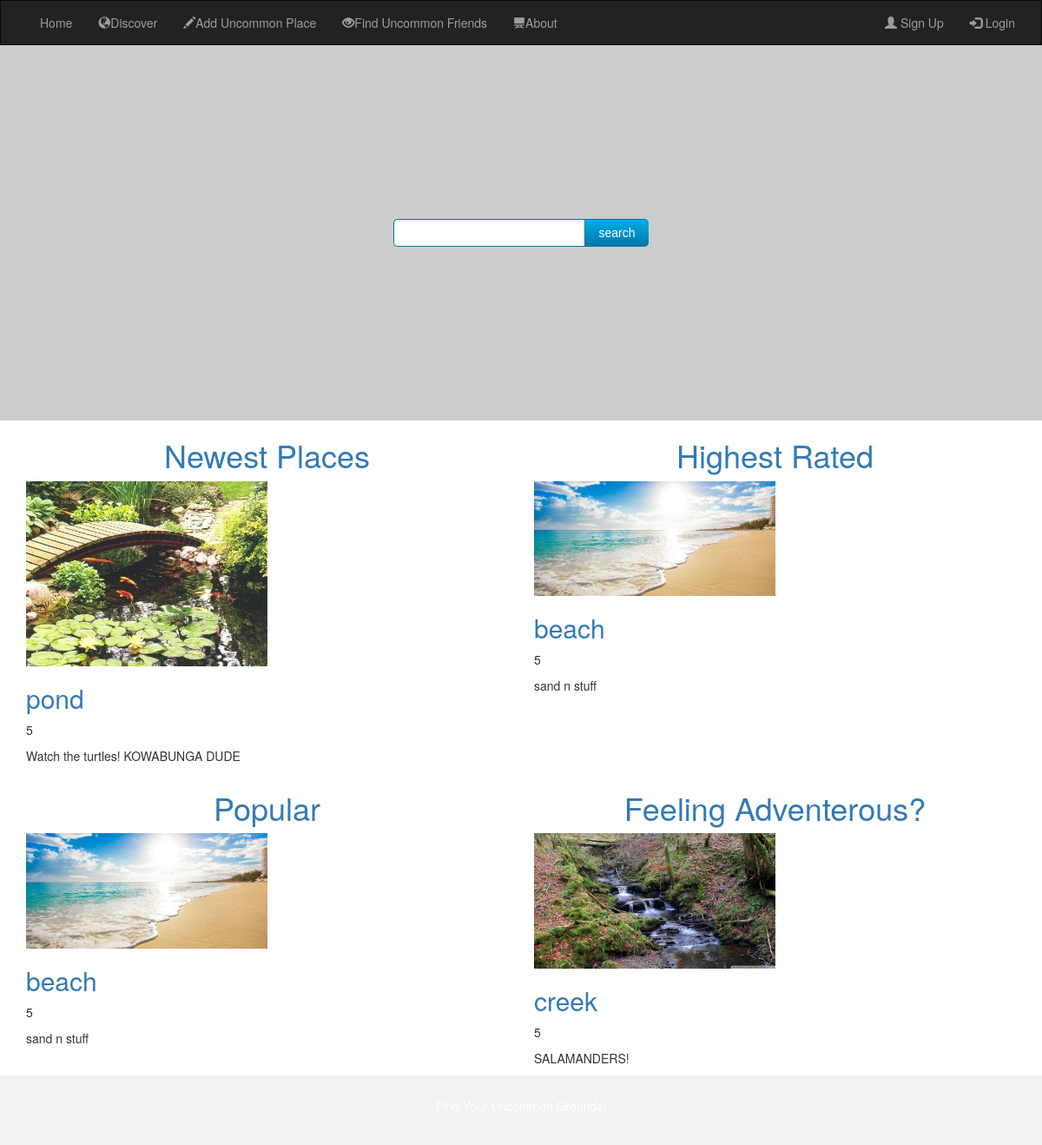
/UncommonGrounds/discover/, run on the app's committed database.
### UncommonGrounds/models.py (models this page shows, shortened)
class Location(models.Model):
    name = models.CharField(max_length=100, help_text="Enter the name of location")
    """GPS_coordinates = """
    contributor = models.ForeignKey('Profile', on_delete=models.SET_NULL, null=True)
    description = models.TextField(max_length=1000, help_text="Brief description of location")
    tags = models.ManyToManyField(Tag)
    RATING = (
        (0, ''),
        (1, '*'),
        (2, '**'),
        (3, '***'),
        (4, '****'),
        (5, '*****'),
    )
    ratings = models.IntegerField(choices=RATING, blank=True, default=' ')
    popularity = models.IntegerField()
    added = models.DateTimeField(auto_now_add=True)
    comments = models.ForeignKey('Comment', related_name="loc_comments", on_delete=models.SET_NULL, null=True)
    image = models.ImageField(upload_to = 'location_images/')
    def get_absolute_url(self):
        return reverse('location-detail', args=[str(self.id)])

### UncommonGrounds/views.py (the view)
# urls.py: path('discover/', views.discover, name='discover'),
def discover(request):
    location_list = Location.objects.all()
    highest_rated  = None
    highest_rating = 0
    for location in location_list:
        if location.ratings > highest_rating:
            highest_rated = location
            highest_rating = location.ratings
    most_popular = None
    highest_popularity = 0
    for location in location_list:
        if location.popularity > highest_popularity:
            most_popular = location
            highest_popularity = location.popularity
    most_recent = location_list[0]
    latest_date = location_list[0].added
    for location in location_list:
        add = location.added
        add2 = location_list[0].added
        if location.added > latest_date:
            most_recent = location
            latest_date = location.added
    random = location_list[randint(0, len(location_list)-1)]
    while random == highest_rated or random == most_popular or random == most_recent:
        random = location_list[randint(0, len(location_list)-1)]
    num_tags = Tag.objects.all().count()
    return render(
        request,
        'discover.html',
        context = {'location_list':location_list,
                   'highest_rated':highest_rated,
                   'most_popular': most_popular,
                   'most_recent':  most_recent,
                   'random': random}
    )

### UncommonGrounds/templates/discover.html (shortened to what this page needs)
{% extends "base_generic.html" %}
{% block content %}
            <div id="tfheader">
                <form id="tfnewsearch" method="get" action="http://www.google.com">
                        <input type="text" class="tftextinput" id="location_autocomplete_input" size="21" name="q"><input type="submit" value="search" class="tfbutton">
                </form>
            </div>
        <div class="container">
            <div class="row">
                <div class="col-sm-6">
                    <h1 class="img-title"><a href="{{most_recent.get_absolute_url}}">Newest Places</a></h1>
                    <div>
                        <div class="img-1" style="display: inline"><img src="{{most_recent.image.url}}"  style="width:50%" alt="Image"></div>
                        <h2 class="title-1"><a href="{{most_recent.get_absolute_url}}">{{most_recent.name}}</a></h2>
                        <div class="ratings-1" style="display: inline-block"><p style="width:100%" >{{most_recent.ratings}}</p></div>
                    </div>
                    <p class="text-1">{{most_recent.description}}</p>
                </div>
                <div class="col-sm-6" class="img-text">
                    <h1 class="img-title"><a href="{{location_list.2.get_absolute_url}}">Highest Rated</a></h1>
                    <div>
                        <div class="img-2" style="display: inline"><img src="{{highest_rated.image.url}}"  style="width:50%" alt="Image"></div>
                        <h2 class="title-2"><a href="{{highest_rated.get_absolute_url}}">{{highest_rated.name}}</a></h2>
                        <div class="ratings-2" style="display: inline-block"><p style="width:100%: 1px solid #888888" >{{highest_rated.ratings}}</p></div>
                    </div>
                    <p class="text-2">{{highest_rated.description}}</p>
                </div>
            </div>
            <div class="row">
                <div class="col-sm-6" class="img-text">
                    <h1 class="img-title"><a href="{{most_popular.get_absolute_url}}">Popular</a></h1>
                    <div>
                        <div class="img-3" style="display: inline"><img src="{{most_popular.image.url}}"  style="width:50%" alt="Image"></div>
                        <h2 class="title-3"><a href="{{most_popular.get_absolute_url}}">{{most_popular.name}}</a></h2>
                        <div class="ratings-3" style="display: inline-block"><p style="width:100%" >{{most_popular.ratings}}</p></div>
                    </div>
                    <p class="text-3">{{most_popular.description}}</p>
                </div>
                <div class="col-sm-6" class="img-text">
                    <h1 class="img-title"><a href="{{random.get_absolute_url}}">Feeling Adventerous?</a></h1>
                    <div>
                        <div class="img-4" style="display: inline"><img src="{{random.image.url}}"  style="width:50%" alt="Image"></div>
                        <h2 class="title-4"><a href="{{random.get_absolute_url}}">{{random.name}}</a></h2>
                        <div class="ratings-4" style="display: inline-block"><p style="width:100%" >{{random.ratings}}</p></div>
                    </div>
                    <p class="text-4">{{random.description}}</p>
                </div>
            </div>
        </div>
{% endblock %}

### UncommonGrounds/templates/discover.html (style rules this page uses)
.img-title { text-align:center; }
#tfheader { background-color:#000000; text-align:center; background: url("https://placehold.it/1200x400?text=IMAGE") center; }
#tfnewsearch { margin: 0 auto; padding:200px; }
.tftextinput { margin: 0; padding: 5px 15px; font-family: Arial, Helvetica, sans-serif; font-size:14px; border:1px solid #0076a3; border-right:0px; border-top-left-radius: 5px 5px; border-bottom-left-radius: 5px 5px; }
.tfbutton { margin: 0; padding: 5px 15px; font-family: Arial, Helvetica, sans-serif; font-size:14px; outline: none; cursor: pointer; text-align: center; text-decoration: none; color: #ffffff; border: solid 1px #0076a3; border-right:0px; background: #0095cd; background: -webkit-gradient(linear, left top, left bottom, from(#00adee), to(#0078a5)); background: -moz-linear-gradient(top, #00adee, #0078a5); border-top-right-radius: 5px 5px; border-bottom-right-radius: 5px 5px; }

### data on the page
Location: image (picture), name "pond", ratings "5", description "Watch the turtles! KOWABUNGA DUDE"
Location: image (picture), name "beach", ratings "5", description "sand n stuff"
Location: image (picture), name "creek", ratings "5", description "SALAMANDERS!"
